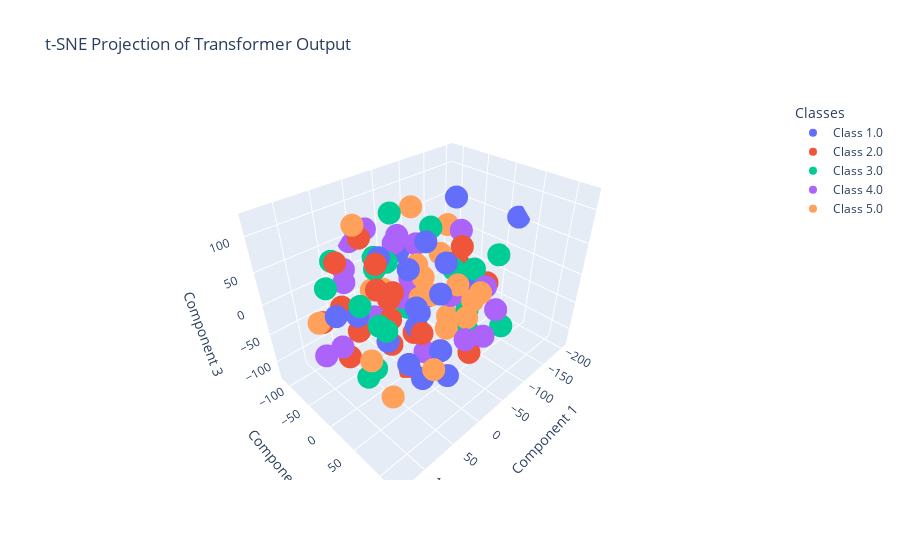

Notebook cell for this chart:
### Code cell
from sklearn.manifold import TSNE

# Projection de l'espace latent avec t-SNE en 3D

# Appliquer t-SNE pour réduire à 3 dimensions
tsne = TSNE(n_components=3, perplexity=30, random_state=42)
tsne_result = tsne.fit_transform(latentspace)

# Vérification des dimensions
assert tsne_result.shape[1] == 3, "t-SNE n'a pas réussi à réduire à 3 dimensions"

# Configuration des couleurs et des labels pour la visualisation
unique_labels = np.unique(target_np)
colors = px.colors.qualitative.Plotly  # Palette de couleurs pour chaque classe

# Créer un plot 3D interactif
fig = go.Figure()

# Ajouter des points pour chaque classe
for label, color in zip(unique_labels, colors):
    indices = np.where(target_np == label)
    fig.add_trace(go.Scatter3d(
        x=tsne_result[indices, 0].flatten(),
        y=tsne_result[indices, 1].flatten(),
        z=tsne_result[indices, 2].flatten(),
        mode='markers',
        marker=dict(color=color),
        name=f'Class {label}'
    ))

# Ajouter des détails au graphique
fig.update_layout(
    title="t-SNE Projection of Transformer Output",
    scene=dict(
        xaxis_title="Component 1",
        yaxis_title="Component 2",
        zaxis_title="Component 3"
    ),
    legend_title="Classes"
)

# Afficher le graphique
fig.show()

### Figure 1 — Plotly figure (JSON) as saved in the notebook; plotly's stock layout.template omitted (floating-point values rounded to 4 significant figures)
{"data": [{"marker": {"color": "#636EFA"}, "mode": "markers", "name": "Class 1.0", "type": "scatter3d", "x": [63.95, 36.35, -118.5, 17.52, -202.8, 22.56, -78.14, 51.72, 115.5, 28.71, 26.41, -18.82, 15.39, 1.952, -18.01, 13.62, 16.66, 50.17, 18.34, -81.52], "y": [83.01, -3.819, -4.54, 32.45, 21.28, 80.22, 7.901, 53.85, 8.092, -20.61, 30.2, -20.02, 48.21, 66.9, 0.3966, 84.42, 72.94, -47.59, 43.26, -113.2], "z": [65.08, -53.44, -27.86, -17.69, 55.34, -24.4, 121.7, -45.33, 40.23, 66.9, 71.66, 29.15, 110.9, 86.03, -32.55, -70.31, 53.68, -27.22, -102.5, -7.56]}, {"marker": {"color": "#EF553B"}, "mode": "markers", "name": "Class 2.0", "type": "scatter3d", "x": [68.22, -41.11, 83.66, 84.13, 18.38, 92.49, 39.76, -13.31, -89.9, 2.013, -106.3, 40.91, 38.99, 9.586, 6.014, 30.27, 5.681, -44.23, -26.5, 62.86], "y": [22.46, 19.0, -82.86, -25.32, -73.65, -17.41, 65.71, -6.104, 3.905, -38.85, 45.35, -62.03, -103.4, -30.3, -33.19, 3.971, 4.959, 50.04, 84.99, 16.81], "z": [59.9, -106.0, -39.28, -63.86, 69.24, 88.83, 5.001, -69.14, 20.23, -102.7, -3.496, -67.7, -47.88, -11.83, -49.46, 27.73, -124.6, 81.58, -56.33, 89.06]}, {"marker": {"color": "#00CC96"}, "mode": "markers", "name": "Class 3.0", "type": "scatter3d", "x": [84.04, -60.58, 95.42, -72.5, -56.4, 57.6, -30.48, -6.869, -54.93, -80.64, -18.57, 92.67, -86.84, -84.69, 68.59, 63.67, -56.71, 11.07, 50.55, -30.57], "y": [55.92, 92.68, -41.23, 41.51, -15.51, 7.864, -110.7, -38.75, 27.64, 41.84, -65.48, 24.83, 89.14, 30.19, -13.06, -73.93, -67.14, -54.2, -15.87, 9.768], "z": [28.99, 81.08, 43.5, -69.19, 78.51, -7.628, 3.643, 108.2, 34.45, 29.33, 19.85, -58.88, -44.03, -47.52, 17.92, 53.82, -80.39, 26.94, -102.5, 98.0]}, {"marker": {"color": "#AB63FA"}, "mode": "markers", "name": "Class 4.0", "type": "scatter3d", "x": [-25.39, -31.99, -1.903, 10.11, -5.371, -73.35, 132.2, 57.49, -82.45, 31.08, 5.997, -17.86, 105.8, -62.25, -62.46, -55.52, -67.35, -56.18, 23.9, -59.01], "y": [-48.38, -50.7, 123.3, 39.96, -86.52, -78.2, 2.279, -59.82, 14.57, -98.59, -115.6, -108.6, -3.813, 95.05, 18.02, 81.06, -32.86, -93.42, 118.4, -47.68], "z": [66.2, -39.73, 10.35, -60.82, -81.5, -39.02, -11.61, 25.13, 76.01, 15.45, 42.71, 56.36, -18.74, 0.4099, -16.87, 32.05, -46.35, 24.12, 18.05, 40.44]}, {"marker": {"color": "#FFA15A"}, "mode": "markers", "name": "Class 5.0", "type": "scatter3d", "x": [-26.86, -87.74, 2.601, 44.43, -71.59, -30.99, 107.7, -105.3, 52.06, -22.75, -52.12, -11.09, -12.34, -54.72, 4.151, 99.32, -99.12, -32.52, 69.88, -1.13], "y": [60.58, -10.1, -77.17, -46.75, -70.26, 39.66, -48.53, -44.68, 97.35, 80.55, -26.6, 4.561, 8.669, 62.91, 119.5, 43.76, -25.18, -96.12, 41.54, 40.77], "z": [39.13, -83.22, -22.73, 107.2, 84.87, -44.62, -6.559, 6.836, -23.25, 1.568, -2.537, 50.31, 0.323, 1.81, 72.81, -13.7, 63.89, -47.94, -99.75, 27.09]}], "layout": {"legend": {"title": {"text": "Classes"}}, "scene": {"xaxis": {"title": {"text": "Component 1"}}, "yaxis": {"title": {"text": "Component 2"}}, "zaxis": {"title": {"text": "Component 3"}}}, "title": {"text": "t-SNE Projection of Transformer Output"}}}
